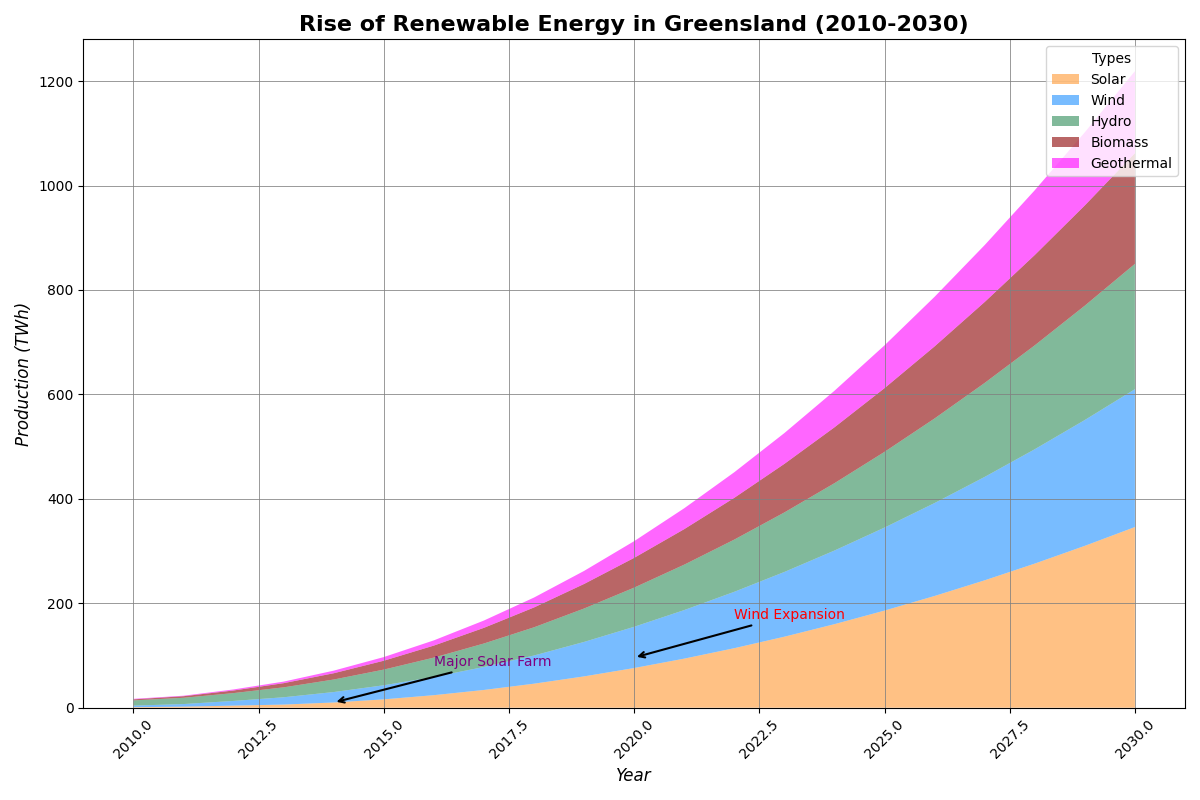

Python code for this plot:
import matplotlib.pyplot as plt
import numpy as np

years = np.arange(2010, 2031)

# Data for different renewable energy sources in Greensland
solar_energy = np.array([1, 2, 4, 6, 10, 16, 24, 34, 46, 60, 76, 94, 114, 136, 160, 186, 214, 244, 276, 310, 346])
wind_energy = np.array([3, 5, 9, 14, 20, 27, 35, 44, 54, 66, 79, 93, 108, 124, 141, 159, 178, 198, 219, 241, 264])
hydro_energy = np.array([10, 12, 15, 19, 24, 30, 37, 45, 54, 64, 75, 87, 100, 114, 129, 145, 162, 180, 199, 219, 240])
bio_energy = np.array([2, 3, 5, 8, 12, 17, 23, 30, 38, 47, 57, 68, 80, 93, 107, 122, 138, 155, 173, 192, 212])
geothermal_energy = np.array([1, 1, 2, 3, 5, 7, 10, 14, 19, 25, 32, 40, 49, 59, 70, 82, 95, 109, 124, 140, 157])

# Create a stacked area plot
fig, ax = plt.subplots(figsize=(12, 8))

# Plot the stacked area chart with modified markers and colors
ax.stackplot(years, solar_energy, wind_energy, hydro_energy, bio_energy, geothermal_energy,
             labels=['Solar', 'Wind', 'Hydro', 'Biomass', 'Geothermal'],
             colors=['#ff9933', '#1e90ff', '#2e8b57', '#8b0000', '#ff00ff'], alpha=0.6)

# Modifying title and labels
ax.set_title("Rise of Renewable Energy in Greensland (2010-2030)", fontsize=16, fontweight='bold')
ax.set_xlabel("Year", fontsize=12, fontstyle='italic')
ax.set_ylabel("Production (TWh)", fontsize=12, fontstyle='italic')

# Modified legend and grid
ax.legend(loc='upper right', fontsize=10, frameon=True, title="Types")
ax.grid(True, linestyle='-', color='grey', alpha=0.8, linewidth=0.7)

# Key event annotations with modified arrow style
ax.annotate('Major Solar Farm', xy=(2014, 10), xytext=(2016, 80),
            arrowprops=dict(facecolor='grey', arrowstyle='->', lw=1.5), fontsize=10, color='purple')

ax.annotate('Wind Expansion', xy=(2020, 96), xytext=(2022, 170),
            arrowprops=dict(facecolor='grey', arrowstyle='->', lw=1.5), fontsize=10, color='red')

# Rotate x-axis labels
ax.tick_params(axis='x', rotation=45)

plt.tight_layout()
plt.show()
